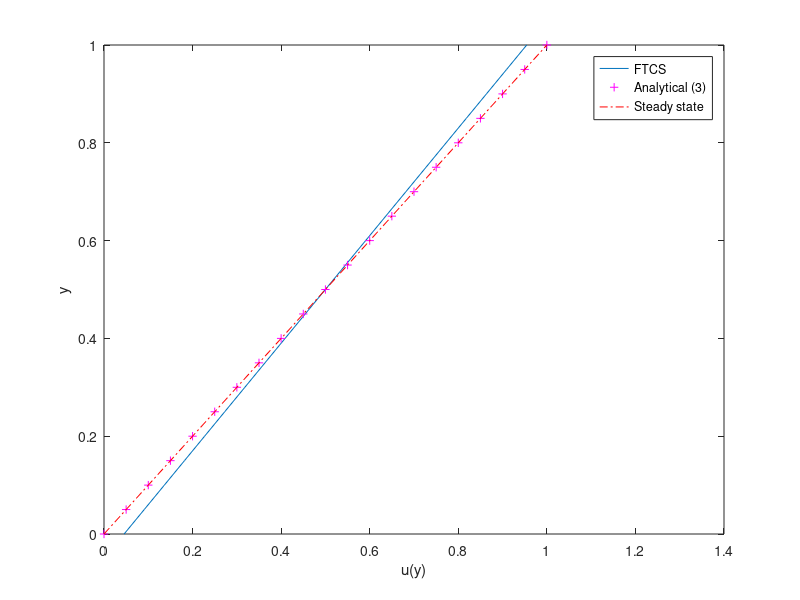

Write MATLAB code to recreate this figure.
% Solving the 1D diffusion equation: Start-up of Couette flow 
% using Forward-Time-Central-Space (FTCS) scheme (Implicit Euler),
% and comparing with analytical solutions.

% The equation is non-dimensional.
clear all
close all
clc

% Number of grid points (excluding boundary points) and cell size
jmax=21;
dy=1/(jmax-1);

% Initialize velocity arrays and set right B.C.
u=zeros(jmax,1);
U3=zeros(1,jmax);
ua=0; ub=1;

% y-array for computation of exact solution
y=linspace(0,1,jmax);

% Time step and end of simulation
dt=0.00125;
tstop=1;
nmax=ceil(tstop/dt);

% Scale dt stop at tstop
dt=tstop/nmax;
% Stable for r <= 0.5
r=dt/dy^2;
A = diag((1+2*r)*ones(1,jmax)) + diag(-r*ones(1,jmax-1),1) + diag(-r*ones(1,jmax-1),-1);
b = u;

for n=1:nmax
    b(1) = u(1)+r*ua;
    b(end) = u(end)+r*ub;
    u = A \ b;
    b = u;
    
    t=dt*n;
    t=0.5/sqrt(t);
    
    i = (0:5)';
    U3= sum(erfc((2*i+1-y)*t)-erfc((2*i+1+y)*t));
    
    plot(u,y,U3,y,'m+')
    drawnow;
    % pause                   
end

hold on
xlabel('u(y)')
ylabel('y')
% plot the steady state solution
plot(y,y,'r-.')                  
legend('FTCS','Analytical (3)','Steady state','Location','best')
hold off